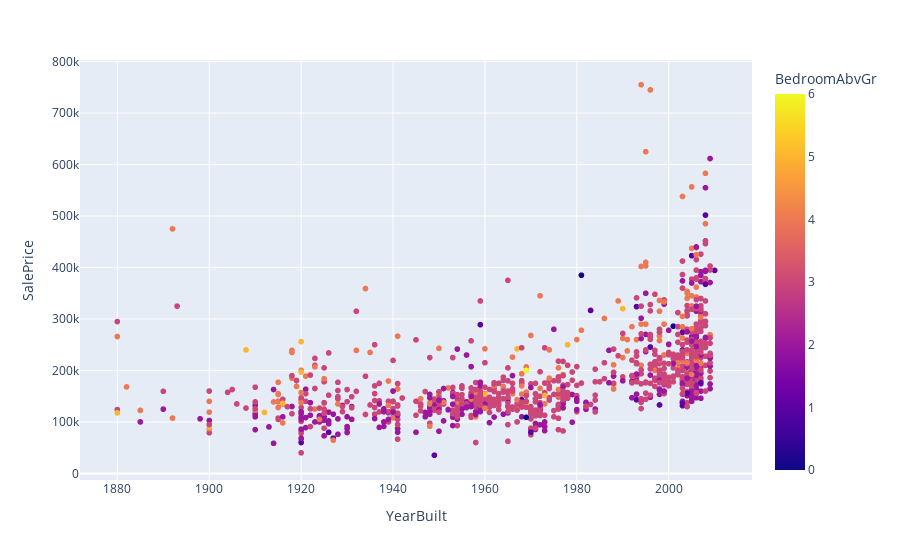

Write notebook code for a chart like this one.
### Code cell
fig = px.scatter(new_df1.query("Street == 'Pave' "), 
                 x='YearBuilt', y='SalePrice', color='BedroomAbvGr')
fig.update_traces(textposition="bottom right")
fig.show()

### Figure 1 — Plotly figure (JSON) as saved in the notebook; plotly's stock layout.template omitted (floating-point values rounded to 4 significant figures; data arrays with more than 128 entries replaced by an {"elided": "..."} marker saying what was removed)
{"data": [{"hovertemplate": "YearBuilt=%{x}<br>SalePrice=%{y}<br>BedroomAbvGr=%{marker.color}<extra></extra>", "legendgroup": "", "marker": {"color": {"elided": "1090 int values"}, "coloraxis": "coloraxis", "symbol": "circle"}, "mode": "markers", "name": "", "showlegend": false, "textposition": "bottom right", "type": "scattergl", "x": {"elided": "1090 int values"}, "xaxis": "x", "y": {"elided": "1090 int values"}, "yaxis": "y"}], "layout": {"coloraxis": {"colorbar": {"title": {"text": "BedroomAbvGr"}}, "colorscale": [[0, "#0d0887"], [0.1111, "#46039f"], [0.2222, "#7201a8"], [0.3333, "#9c179e"], [0.4444, "#bd3786"], [0.5556, "#d8576b"], [0.6667, "#ed7953"], [0.7778, "#fb9f3a"], [0.8889, "#fdca26"], [1, "#f0f921"]]}, "legend": {"tracegroupgap": 0}, "margin": {"t": 60}, "xaxis": {"anchor": "y", "domain": [0, 1], "title": {"text": "YearBuilt"}}, "yaxis": {"anchor": "x", "domain": [0, 1], "title": {"text": "SalePrice"}}}}
